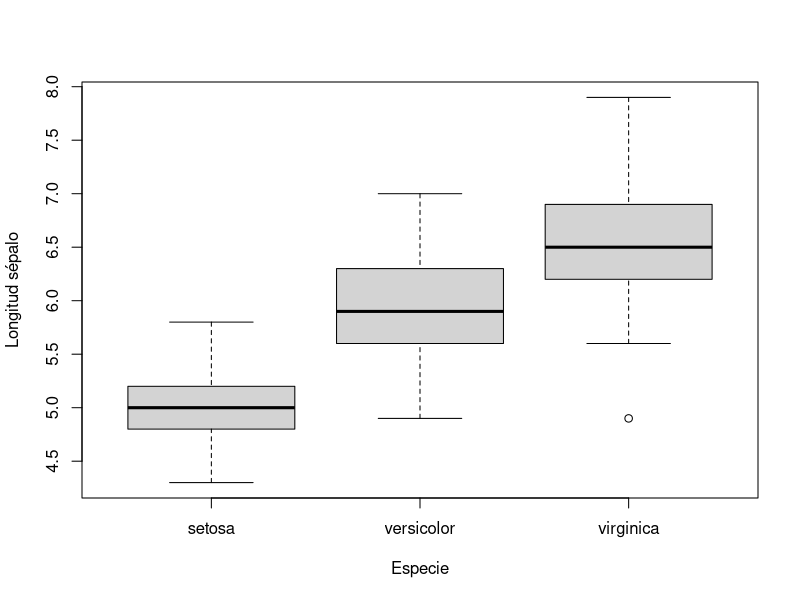
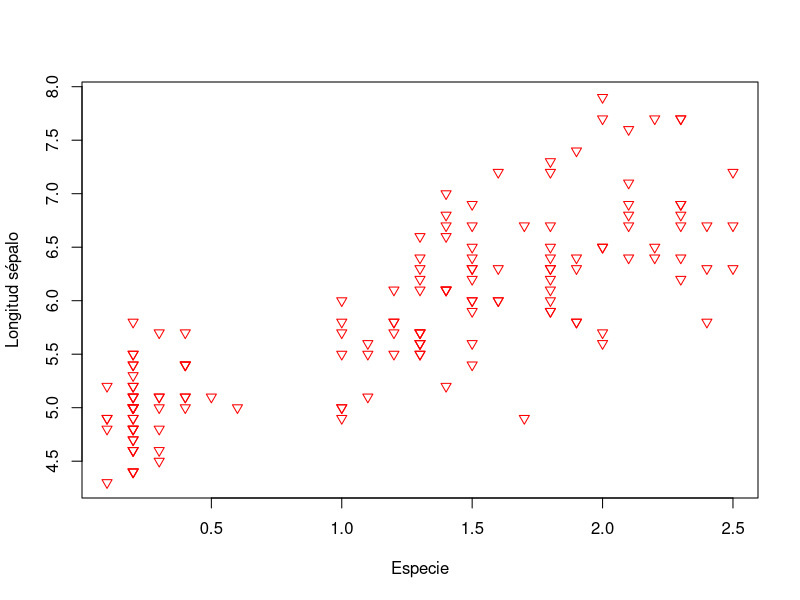
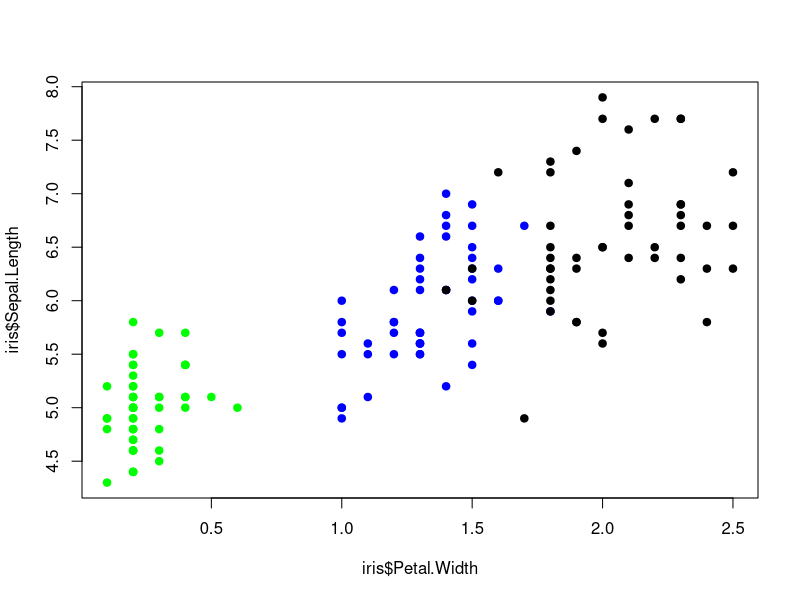
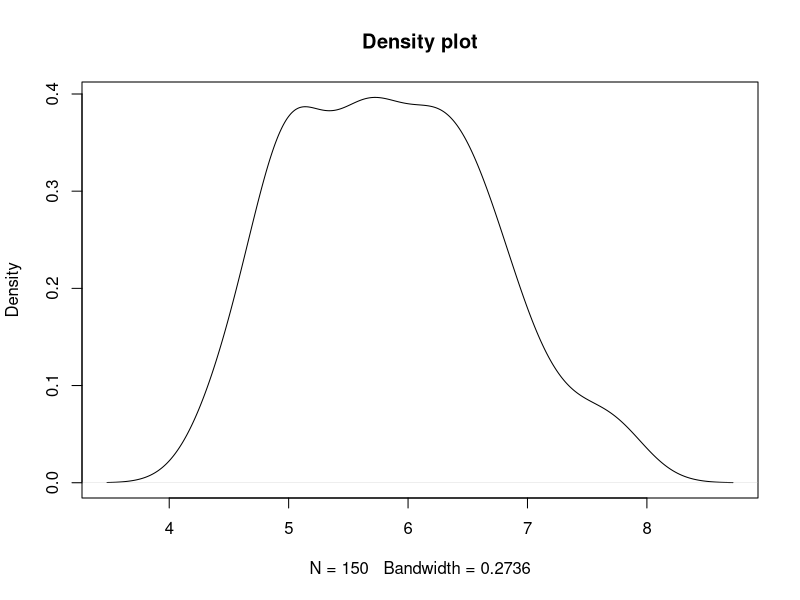

R code for these plots, in order:
## ---- chunk 1

(log(548) * log10(5)) - (exp(35 / 5) + pi^2 + sqrt(64))

- 8 * 8

2 + -2

## ---- chunk 2

curso <- "clinica de datos"
curso # ejecutamos "curso" para verificar el elemento asignado 

# Cualquier escrito que antecede un `#` es entendido por R
# como un comentario que no afecta el código.



## ---- chunk 3
curso <- "clinica de datos"
## ---- chunk 4
curso = "clinica de datos"
## ---- chunk 5

x <- 8    # un vector puede contener desde 1 hasta n elementos. 
          
          # "length()" se usa para determinar la longitud o
length(x) # el número de elementos que tiene un objeto

y <- c(5, 1, 8, 22, 15021, 0.003) # La función concatenar "c()" 
                               # se usa para agrupar elementos. 
#Los elementos se separan con "," y los decimales SIEMPRE se denotan con "."
length(y) # En este caso cada número corresponde a un elemento 



## ---- chunk 6

x <- c(5, 1, 8, 22, 15021, 0.003); class(x)

y <- c("jkgjh", "5gh54fb", "4h-k"); class(y)

z <- as.factor(c("grande", "mediano", "pequeño")); class(z)

l <- c(TRUE, TRUE, FALSE, TRUE, FALSE, FALSE); class(l)

## ---- chunk 7
x
x[1]
x[c(1, 3:5)] 

## ---- chunk 8

x <- c(5, 1, 8, 22, 15021, 0.003)

x[-5]  # elimina el elemento que se encuentra en la posición 5. 
       

x <- c(x, 55, 0, -4) # para agregar elementos se usa la función concatenar,
                     # se recicla el vector, se agregan los elementos y 
                     # se asigna de nuevo al nombre x.
x
## ---- chunk 9

x[x >= 1 & x < 100]

## ---- chunk 10

x >= 1 & x < 100

## ---- chunk 11

x <- matrix(seq(from = 1, to = 50, by = 2), ncol = 5, nrow = 5)
x

# funciones ncol(), nrow() y dim()
## ---- chunk 12
x[6] # para indexar el número 11 podemos indicar su posición en el vector
        # o indicar su coordenada con respecto a 
x[1, 2] #la fila y columna (x[fila, columna])

x[, 1] # o seleccionar una columna completa. 

## ---- chunk 13

df <- data.frame(edad = sample(x = 1:100, size = 5),
                 nombre = c("natalia", "julian", "jenny", "erika", "paulo"),
                 sexo = as.factor(c("f", "m", "f", "f", "m")))
df

# Explore las funcionesnames(), colnames(), 
# nrow(), ncol(), dim(), length() y object.size()
## ---- chunk 14
summary(df)

str(df)

## ---- chunk 15
df[1]   # Extrae la columna conservando la clase
df[[1]] # Extrae la información en forma de vector

## ---- chunk 16
df[, 1] # Usando notación de matriz
df$edad # Especificando el nombre de la variable con el símbolo "$"

## ---- chunk 17
df[df$edad >= 20 &
     df$sexo == "f", ] # Usando notación de matrices y operadores lógicos

subset(x = df, df$edad >= 20 & 
         df$sexo == "f") # o empleando la función subset()
## ---- chunk 18

sum(x = df$edad) # calcula la suma de todas las edades

mean(x = df[1], na.rm = TRUE) # calcula el promedio

## ---- chunk 19

lista <- list(c(rnorm(5)), df) # la función list() agrupa el 
                               # vector "c(rnorm(5))" y el data frame df

lista

## ---- chunk 20
plot(iris$Species, iris$Sepal.Length, 
     ylab = "Longitud sépalo", xlab = "Especie")

## ---- chunk 21
plot(iris$Petal.Width, iris$Sepal.Length, 
     ylab = "Longitud sépalo", xlab = "Especie", col = "red", pch = 6)

## ---- chunk 22
plot(iris$Petal.Width, iris$Sepal.Length, 
     col = ifelse(iris$Species == "setosa", "green",
                    ifelse(iris$Species == "virginica", "black", "blue")), pch = 19)
## ---- chunk 23
plot(density(iris$Sepal.Length), main = "Density plot")

## ---- chunk 24

citation(package = "ggplot2") # para citar un paquete 

## ---- chunk 25
library(ggplot2)
## ---- chunk 26
args(ggplot)

## ---- chunk 27

example("mean")
